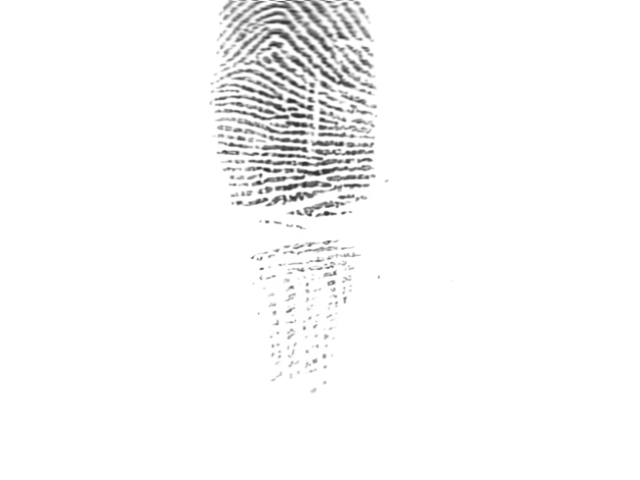
#> input picture code/DB1_FULL/DB1_FULL/101_1/00_denoised.png, 640 x 480 px
$ python -i segmentation.py   (imports and definitions only)   (older library calls are emulated)
#> lines starting #> are read from the running program, lines starting #| are printed output that depends on the picture; after the words box and inside, x2 and y2 are one past the last pixel; in counts of white or black regions, pixels touching at a corner belong together
#> further down, picture is the input picture: shape (480, 640, 3); min 43, max 255, mean 248.3
### code/fingerprint-full/utils/orientation_field.py
"""
方向场计算模块
基于梯度计算指纹方向场
"""

import numpy as np
import cv2
from scipy import ndimage
from typing import Tuple, Optional


def compute_orientation_field(
    image: np.ndarray,
    block_size: int = 16,
    smooth: bool = True,
    gaussian_kernel_size: int = 5
) -> Tuple[np.ndarray, np.ndarray]:
    """
    计算指纹图像的方向场

    Args:
        image: 输入指纹图像（灰度图）
        block_size: 块大小，默认16
        smooth: 是否平滑方向场
        gaussian_kernel_size: 高斯平滑核大小

    Returns:
        Tuple[np.ndarray, np.ndarray]: (方向场角度, 方向场一致性)
                                       角度范围: [-π/2, π/2]
                                       一致性范围: [0, 1]
    """
#> called with block_size = 16, smooth = True, gaussian_kernel_size = 5
    h, w = image.shape
#> h = 480; w = 640

    # 计算梯度
    gx = cv2.Sobel(image, cv2.CV_64F, 1, 0, ksize=3)
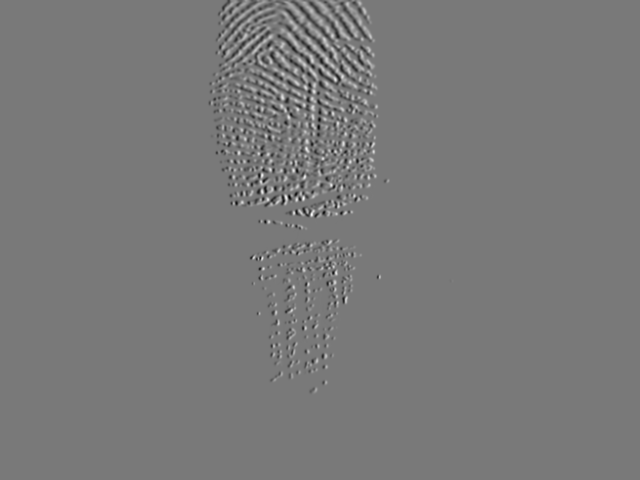
#> gx: shape (480, 640) float64; min -2.18, max 2.4, mean 0; drawn with min black and max white
    gy = cv2.Sobel(image, cv2.CV_64F, 0, 1, ksize=3)
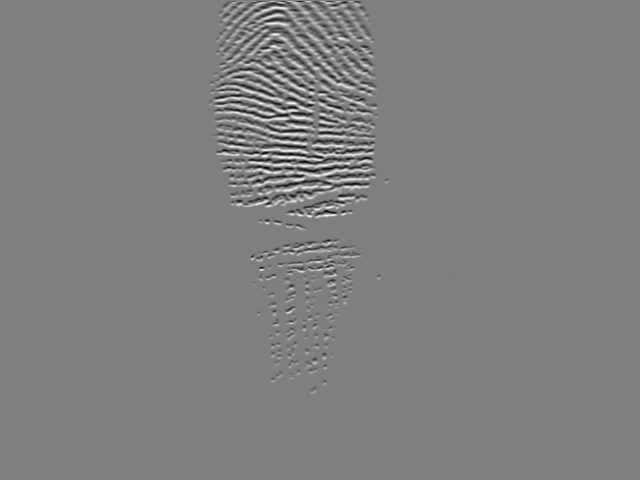
#> gy: shape (480, 640) float64; min -2.86, max 2.87, mean 0.000838; drawn with min black and max white

    # 计算块方向
    block_h = h // block_size
#> block_h = 30
    block_w = w // block_size
#> block_w = 40

    orientation_field = np.zeros((block_h, block_w))
    coherence = np.zeros((block_h, block_w))

    for i in range(block_h):
        for j in range(block_w):
            y_start = i * block_size
            y_end = min((i + 1) * block_size, h)
            x_start = j * block_size
            x_end = min((j + 1) * block_size, w)

            # 提取块内的梯度
            block_gx = gx[y_start:y_end, x_start:x_end]
            block_gy = gy[y_start:y_end, x_start:x_end]

            # 计算方向场
            # 使用梯度平方和
            gxx = np.sum(block_gx * block_gx)
            gyy = np.sum(block_gy * block_gy)
            gxy = np.sum(block_gx * block_gy)

            # 计算方向角度（垂直于脊线方向）
            if gxx + gyy != 0:
                # 主方向（垂直于脊线）
                theta = 0.5 * np.arctan2(2 * gxy, gxx - gyy)

                # 计算一致性（coherence）
                # 一致性 = (λ1 - λ2) / (λ1 + λ2)
                # 其中λ1和λ2是结构张量的特征值
                trace = gxx + gyy
                det = gxx * gyy - gxy * gxy

                if trace > 0:
                    # 特征值
                    lambda1 = 0.5 * (trace + np.sqrt(trace * trace - 4 * det))
                    lambda2 = 0.5 * (trace - np.sqrt(trace * trace - 4 * det))
                    coherence[i, j] = (lambda1 - lambda2) / (lambda1 + lambda2 + 1e-10)
                else:
                    coherence[i, j] = 0.0
            else:
                theta = 0.0
                coherence[i, j] = 0.0

            orientation_field[i, j] = theta

    # 平滑方向场
    if smooth:
        # 使用高斯平滑
        orientation_field = ndimage.gaussian_filter(orientation_field, sigma=1.0)

        # 方向场平滑（考虑周期性）
        # 将角度转换为复数进行平滑
        complex_field = np.exp(1j * 2 * orientation_field)
        smoothed_complex = ndimage.gaussian_filter(complex_field, sigma=1.0)
        orientation_field = np.angle(smoothed_complex) / 2.0

    # 扩展到原图尺寸
    orientation_field_full = cv2.resize(
        orientation_field, (w, h), interpolation=cv2.INTER_LINEAR
    )
    coherence_full = cv2.resize(
        coherence, (w, h), interpolation=cv2.INTER_LINEAR
    )
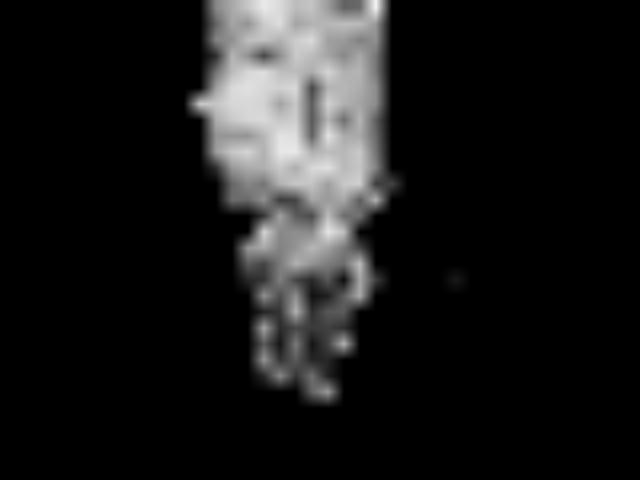
#> coherence_full: shape (480, 640) float64; min 0, max 0.947, mean 0.104

    return orientation_field_full, coherence_full


# [57 lines left out: functions get_orientation_at_point, visualize_orientation_field, not called in this run]

### code/fingerprint-full/preprocessing/segmentation.py
"""
指纹分割模块
确定指纹按压区域，准确率>=95%
"""

import numpy as np
import cv2
from typing import Tuple, Optional
from utils.orientation_field import compute_orientation_field


class FingerprintSegmentation:
    """
    指纹分割类
    基于方向场和局部梯度确定指纹按压区域
    """

    def __init__(
        self,
        orientation_block_size: int = 16,
        gradient_threshold: float = 0.1,
        morphological_kernel_size: int = 5,
        min_area_ratio: float = 0.1
    ):
        """
        初始化分割器

        Args:
            orientation_block_size: 方向场计算块大小
            gradient_threshold: 梯度阈值
            morphological_kernel_size: 形态学操作核大小
            min_area_ratio: 最小区域面积比例
        """
        self.orientation_block_size = orientation_block_size
        self.gradient_threshold = gradient_threshold
        self.morphological_kernel_size = morphological_kernel_size
        self.min_area_ratio = min_area_ratio

    def compute_gradient_mask(self, image: np.ndarray) -> np.ndarray:
        """
        基于局部梯度计算掩码

        Args:
            image: 输入图像

        Returns:
            np.ndarray: 梯度掩码（二值图）
        """
        # 计算梯度
        gx = cv2.Sobel(image, cv2.CV_64F, 1, 0, ksize=3)
        gy = cv2.Sobel(image, cv2.CV_64F, 0, 1, ksize=3)
        gradient_magnitude = np.sqrt(gx ** 2 + gy ** 2)
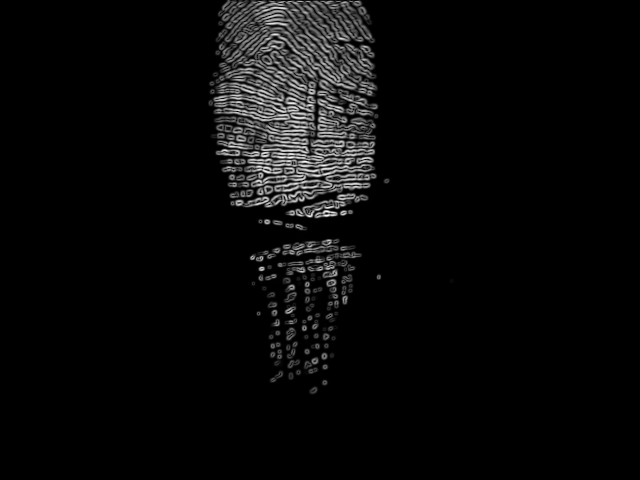
#> gradient_magnitude: shape (480, 640) float64; min 0, max 2.9, mean 0.112; drawn with min black and max white

        # 归一化
        if gradient_magnitude.max() > 0:
            gradient_magnitude = gradient_magnitude / gradient_magnitude.max()

        # 阈值化
        mask = (gradient_magnitude > self.gradient_threshold).astype(np.uint8)
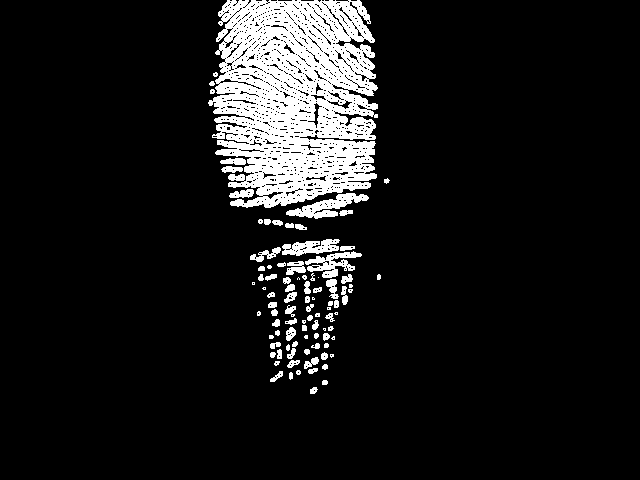
#> mask: shape (480, 640); values 0 (black) and 1 (white), 10.1% white; 92 white regions (20 under 20 px), largest, box (x1, y1, x2, y2) and area: (208, 0, 378, 208) 25296, (286, 193, 369, 219) 866, (305, 251, 362, 278) 669

        return mask

    def compute_orientation_mask(
        self,
        image: np.ndarray,
        orientation_field: Optional[np.ndarray] = None
    ) -> np.ndarray:
        """
        基于方向场计算掩码

        Args:
            image: 输入图像
            orientation_field: 方向场，如果None则计算

        Returns:
            np.ndarray: 方向场掩码（二值图）
        """
        if orientation_field is None:
            orientation_field, coherence = compute_orientation_field(
                image, block_size=self.orientation_block_size
            )
        else:
            _, coherence = compute_orientation_field(
                image, block_size=self.orientation_block_size
            )

        # 使用方向场一致性作为掩码
        # 指纹区域应该有较高的方向场一致性
        coherence_threshold = 0.3
        mask = (coherence > coherence_threshold).astype(np.uint8)
#> mask: shape (480, 640); values 0 (black) and 1 (white), 15.6% white; 4 white regions, box (x1, y1, x2, y2) and area: (190, 0, 387, 327) 45308, (255, 317, 303, 383) 1518, (303, 368, 336, 400) 609, (330, 332, 353, 353) 373
#> in segment, `combined_mask = cv2.bitwise_and(gradient_mask, orientation_mask)`: combined_mask: shape (480, 640); values 0 (black) and 1 (white), 9.6% white; 62 white regions (24 under 20 px), largest, box (x1, y1, x2, y2) and area: (208, 0, 378, 208) 25131, (286, 193, 369, 219) 866, (305, 251, 362, 278) 655

        return mask

    def morphological_optimization(self, mask: np.ndarray) -> np.ndarray:
        """
        形态学优化掩码

        Args:
            mask: 输入掩码

        Returns:
            np.ndarray: 优化后的掩码
        """
        kernel = np.ones(
            (self.morphological_kernel_size, self.morphological_kernel_size),
            np.uint8
        )

        # 闭运算：填充小孔洞
        mask = cv2.morphologyEx(mask, cv2.MORPH_CLOSE, kernel, iterations=2)
#> mask: shape (480, 640); values 0 (black) and 1 (white), 12.2% white; 13 white regions (6 under 20 px), largest, box (x1, y1, x2, y2) and area: (208, 0, 378, 230) 32899, (250, 239, 362, 381) 4253, (267, 292, 276, 305) 91

        # 开运算：去除小噪点
        mask = cv2.morphologyEx(mask, cv2.MORPH_OPEN, kernel, iterations=2)
#> mask: shape (480, 640); values 0 (black) and 1 (white), 11.7% white; 3 white regions, box (x1, y1, x2, y2) and area: (210, 0, 378, 228) 32659, (258, 239, 355, 322) 3182, (277, 365, 292, 377) 178

        return mask

    def filter_by_area(self, mask: np.ndarray) -> np.ndarray:
        """
        根据面积过滤区域

        Args:
            mask: 输入掩码

        Returns:
            np.ndarray: 过滤后的掩码
        """
        h, w = mask.shape
#> h = 480; w = 640
        total_area = h * w
#> total_area = 307200
        min_area = total_area * self.min_area_ratio
#> min_area = 30720

        # 查找连通域
        num_labels, labels, stats, centroids = cv2.connectedComponentsWithStats(
            mask, connectivity=8
        )
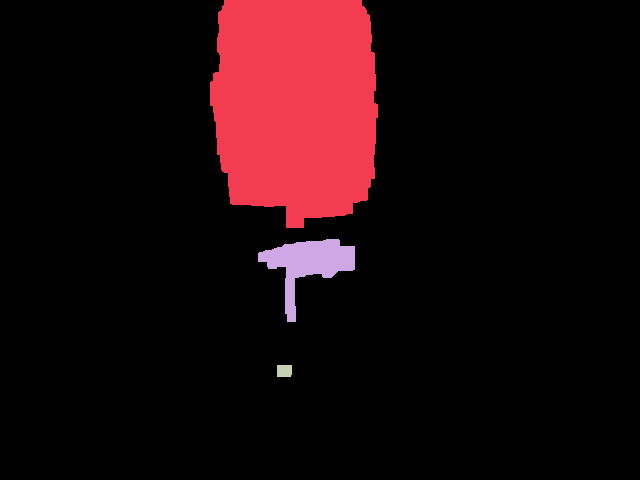
#> labels: shape (480, 640) int32; 4 distinct labels, from 0 to 3; one colour per label, 0 black
#> num_labels = 4; stats = [[0, 0, 640, 480, 271181], [210, 0, 168, 228, 32659], [258, 239, 97, 83, 3182], [277, 365, 15, 12, 178]]; centroids = [[322.5, 255.3], [295.7, 104.8], [307.7, 263.7], [283.9, 370.4]]

        # 创建过滤后的掩码
        filtered_mask = np.zeros_like(mask)

        for i in range(1, num_labels):  # 跳过背景（标签0）
            area = stats[i, cv2.CC_STAT_AREA]
            if area >= min_area:
                filtered_mask[labels == i] = 255
#> this loop made 3 passes
#> area on passes 1 to 3: 32659, 3182, 178
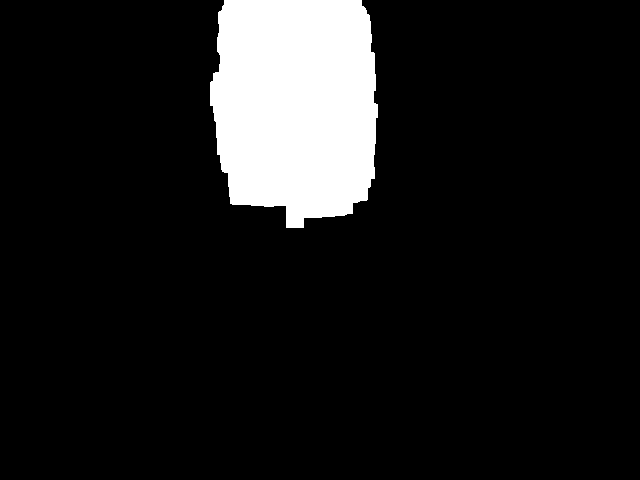
#> filtered_mask: shape (480, 640); 10.6% white; 1 white region, box (x1, y1, x2, y2) and area: (210, 0, 378, 228) 32659

        return filtered_mask

    def segment(self, image: np.ndarray) -> Tuple[np.ndarray, np.ndarray]:
        """
        分割指纹按压区域

        Args:
            image: 输入图像

        Returns:
            Tuple[np.ndarray, np.ndarray]: (分割掩码, 方向场)
        """
        # 确保是灰度图
        if len(image.shape) == 3:
            image = cv2.cvtColor(
                (image * 255).astype(np.uint8) if image.max() <= 1.0 else image.astype(np.uint8),
                cv2.COLOR_BGR2GRAY
            )
            if image.dtype != np.float32:
                image = image.astype(np.float32) / 255.0
        elif image.dtype != np.float32:
            if image.max() > 1.0:
                image = image.astype(np.float32) / 255.0

        # 计算方向场
        orientation_field, coherence = compute_orientation_field(
            image, block_size=self.orientation_block_size
        )

        # 基于梯度的掩码
        gradient_mask = self.compute_gradient_mask(image)

        # 基于方向场的掩码
        orientation_mask = self.compute_orientation_mask(image, orientation_field)

        # 合并掩码
        combined_mask = cv2.bitwise_and(gradient_mask, orientation_mask)

        # 形态学优化
        optimized_mask = self.morphological_optimization(combined_mask)

        # 面积过滤
        final_mask = self.filter_by_area(optimized_mask)

        # 转换为0-1范围
        final_mask = (final_mask > 0).astype(np.float32)

        return final_mask, orientation_field

    def apply_mask(
        self,
        image: np.ndarray,
        mask: np.ndarray
    ) -> np.ndarray:
        """
        应用掩码到图像

        Args:
            image: 输入图像
            mask: 分割掩码

        Returns:
            np.ndarray: 掩码后的图像
        """
        if len(image.shape) == 2:
            masked = image * mask
        else:
            masked = image * mask[:, :, np.newaxis]

        return masked

>>> import cv2
>>> picture = cv2.imread('../../DB1_FULL/DB1_FULL/101_1/00_denoised.png')
>>> result = FingerprintSegmentation().segment(picture)
